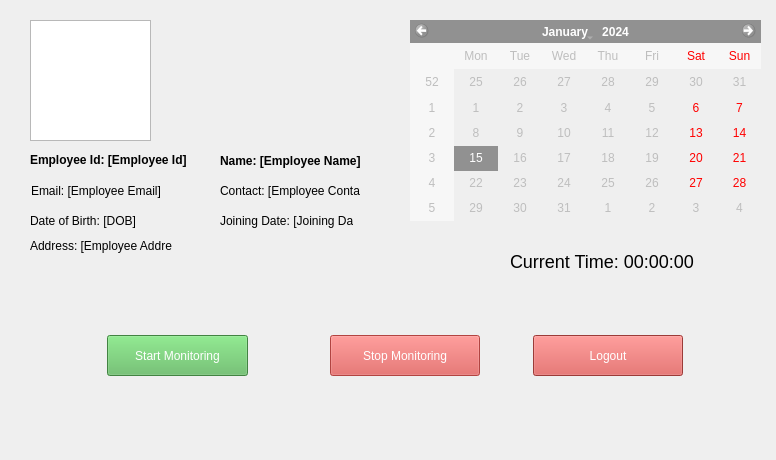
<?xml version="1.0" encoding="UTF-8"?>
<ui version="4.0">
 <class>MainWindow</class>
 <widget class="QMainWindow" name="MainWindow">
  <property name="geometry">
   <rect>
    <x>0</x>
    <y>0</y>
    <width>776</width>
    <height>460</height>
   </rect>
  </property>
  <property name="windowTitle">
   <string>Activity Monitor</string>
  </property>
  <property name="styleSheet">
   <string notr="true">dark_style</string>
  </property>
  <widget class="QWidget" name="centralwidget">
   <widget class="QPushButton" name="stop_button">
    <property name="enabled">
     <bool>false</bool>
    </property>
    <property name="geometry">
     <rect>
      <x>330</x>
      <y>335</y>
      <width>150</width>
      <height>41</height>
     </rect>
    </property>
    <property name="maximumSize">
     <size>
      <width>150</width>
      <height>41</height>
     </size>
    </property>
    <property name="styleSheet">
     <string notr="true">background-color: #d9534f; color: white;</string>
    </property>
    <property name="text">
     <string>Stop Monitoring</string>
    </property>
    <property name="fixedSize" stdset="0">
     <size>
      <width>150</width>
      <height>50</height>
     </size>
    </property>
   </widget>
   <widget class="QPushButton" name="start_button">
    <property name="geometry">
     <rect>
      <x>107</x>
      <y>335</y>
      <width>141</width>
      <height>41</height>
     </rect>
    </property>
    <property name="maximumSize">
     <size>
      <width>141</width>
      <height>41</height>
     </size>
    </property>
    <property name="styleSheet">
     <string notr="true">background-color: #5cb85c; color: white;</string>
    </property>
    <property name="text">
     <string>Start Monitoring</string>
    </property>
    <property name="fixedSize" stdset="0">
     <size>
      <width>150</width>
      <height>50</height>
     </size>
    </property>
   </widget>
   <widget class="QPushButton" name="logout_button">
    <property name="geometry">
     <rect>
      <x>533</x>
      <y>335</y>
      <width>150</width>
      <height>41</height>
     </rect>
    </property>
    <property name="maximumSize">
     <size>
      <width>150</width>
      <height>41</height>
     </size>
    </property>
    <property name="styleSheet">
     <string notr="true">background-color: #d9534f; color: white;</string>
    </property>
    <property name="text">
     <string>Logout</string>
    </property>
    <property name="fixedSize" stdset="0">
     <size>
      <width>150</width>
      <height>50</height>
     </size>
    </property>
   </widget>
   <widget class="QLabel" name="Employee_Id_label">
    <property name="geometry">
     <rect>
      <x>30</x>
      <y>150</y>
      <width>161</width>
      <height>20</height>
     </rect>
    </property>
    <property name="font">
     <font>
      <weight>75</weight>
      <bold>true</bold>
     </font>
    </property>
    <property name="text">
     <string>Employee Id: [Employee Id]</string>
    </property>
   </widget>
   <widget class="QLabel" name="name_label">
    <property name="geometry">
     <rect>
      <x>220</x>
      <y>150</y>
      <width>171</width>
      <height>21</height>
     </rect>
    </property>
    <property name="font">
     <font>
      <weight>75</weight>
      <bold>true</bold>
     </font>
    </property>
    <property name="text">
     <string>Name: [Employee Name]</string>
    </property>
   </widget>
   <widget class="QCalendarWidget" name="calendar">
    <property name="enabled">
     <bool>false</bool>
    </property>
    <property name="geometry">
     <rect>
      <x>410</x>
      <y>20</y>
      <width>351</width>
      <height>201</height>
     </rect>
    </property>
    <property name="layoutDirection">
     <enum>Qt::LeftToRight</enum>
    </property>
    <property name="fixedSize" stdset="0">
     <size>
      <width>200</width>
      <height>150</height>
     </size>
    </property>
   </widget>
   <widget class="QLabel" name="email_label">
    <property name="geometry">
     <rect>
      <x>31</x>
      <y>183</y>
      <width>141</width>
      <height>16</height>
     </rect>
    </property>
    <property name="text">
     <string>Email: [Employee Email]</string>
    </property>
   </widget>
   <widget class="QLabel" name="contact_label">
    <property name="geometry">
     <rect>
      <x>220</x>
      <y>180</y>
      <width>140</width>
      <height>21</height>
     </rect>
    </property>
    <property name="text">
     <string>Contact: [Employee Contact]</string>
    </property>
   </widget>
   <widget class="QLabel" name="address_label">
    <property name="geometry">
     <rect>
      <x>30</x>
      <y>225</y>
      <width>142</width>
      <height>41</height>
     </rect>
    </property>
    <property name="text">
     <string>Address: [Employee Address]</string>
    </property>
   </widget>
   <widget class="QLabel" name="joining_date_label">
    <property name="geometry">
     <rect>
      <x>220</x>
      <y>205</y>
      <width>133</width>
      <height>31</height>
     </rect>
    </property>
    <property name="text">
     <string>Joining Date: [Joining Date]</string>
    </property>
   </widget>
   <widget class="QLabel" name="dob_label">
    <property name="geometry">
     <rect>
      <x>30</x>
      <y>205</y>
      <width>141</width>
      <height>31</height>
     </rect>
    </property>
    <property name="text">
     <string>Date of Birth: [DOB]</string>
    </property>
   </widget>
   <widget class="QLabel" name="clock_label">
    <property name="geometry">
     <rect>
      <x>510</x>
      <y>250</y>
      <width>187</width>
      <height>22</height>
     </rect>
    </property>
    <property name="styleSheet">
     <string notr="true">font-size: 18px;</string>
    </property>
    <property name="text">
     <string>Current Time: 00:00:00</string>
    </property>
   </widget>
   <widget class="QGraphicsView" name="image">
    <property name="geometry">
     <rect>
      <x>30</x>
      <y>20</y>
      <width>121</width>
      <height>121</height>
     </rect>
    </property>
    <property name="styleSheet">
     <string notr="true"/>
    </property>
   </widget>
  </widget>
 </widget>
 <resources/>
 <connections/>
</ui>
